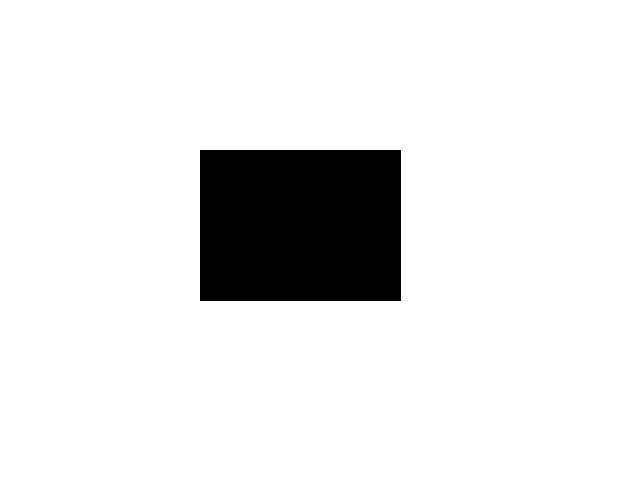
#> input picture object.jpg, 640 x 480 px
$ python measure.py
#> lines starting #> are read from the running program, lines starting #| are printed output that depends on the picture; after the words box and inside, x2 and y2 are one past the last pixel; in counts of white or black regions, pixels touching at a corner belong together
import cv2
import numpy as np

def measure_object(source='image', scale_factor=0.026):
    """
    Measures object size from image or webcam using camera calibration.
    source: 'image' for loading from file, 'webcam' for live measurement.
    scale_factor: cm per pixel (example: 0.026 cm/pixel).
    """
#> called with source = 'image', scale_factor = 0.026
    # Load calibration data
    try:
        data = np.load('calibration_data.npz')
#> (reads calibration_data.npz from the repository)
        mtx = data['camera_matrix']
        dist = data['dist_coeffs']
        print("Calibration data loaded successfully.")
    except FileNotFoundError:
        print("Error: Calibration data file 'calibration_data.npz' not found. Run calibration.py first.")
        return

    if source == 'image':
        # Load image from file
        img = cv2.imread('object.jpg')
#> img is the input picture: shape (480, 640, 3); min 0, max 255, mean 229.8
        if img is None:
            print("Error: Could not load 'object.jpg'. Make sure the file exists.")
            return
        process_image(img, mtx, dist, scale_factor)
    elif source == 'webcam':
        # Capture from webcam
        cap = cv2.VideoCapture(0)
        if not cap.isOpened():
            print("Error: Could not open webcam.")
            return

        print("Press 'q' to quit webcam measurement.")

        while True:
            ret, frame = cap.read()
            if not ret:
                print("Error: Could not read frame from webcam.")
                break

            processed_frame = process_image(frame, mtx, dist, scale_factor)
            cv2.imshow('Object Measurement', processed_frame)

            if cv2.waitKey(1) & 0xFF == ord('q'):
                break

        cap.release()
        cv2.destroyAllWindows()
    else:
        print("Error: Invalid source. Use 'image' or 'webcam'.")

def process_image(img, mtx, dist, scale_factor):
    """
    Processes the image: undistort, detect object, measure size.
    Returns the processed image.
    """
#> called with mtx = array of shape (3, 3), dist = array of shape (1, 5), scale_factor = 0.026
    # Undistort the image
    undistorted = cv2.undistort(img, mtx, dist, None, mtx)

    # Convert to grayscale
    gray = cv2.cvtColor(undistorted, cv2.COLOR_BGR2GRAY)

    # Apply Gaussian blur
    blurred = cv2.GaussianBlur(gray, (5, 5), 0)

    # Perform Canny edge detection
    edges = cv2.Canny(blurred, 50, 150)
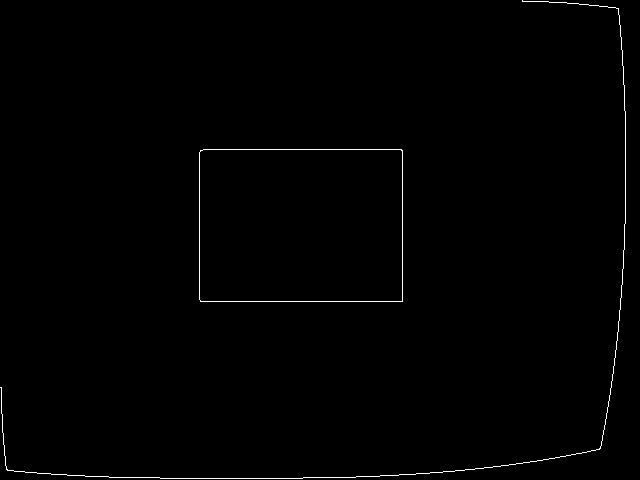
#> edges: shape (480, 640); 0.63% white in thin lines or dots

    # Find contours
    contours, _ = cv2.findContours(edges, cv2.RETR_EXTERNAL, cv2.CHAIN_APPROX_SIMPLE)
#> contours = 2 contours, 1 with area under 20; largest, box (x1, y1, x2, y2) and area: (199, 149, 403, 302) 30849

    if contours:
        # Find the largest contour (assuming it's the object)
        largest_contour = max(contours, key=cv2.contourArea)
#> largest_contour = contour of 11 points, box (x1, y1, x2, y2) (199, 149, 403, 302), area 30849

        # Get bounding box
        x, y, w, h = cv2.boundingRect(largest_contour)
#> x = 199; y = 149; w = 204; h = 153

        # Draw rectangle around object
        cv2.rectangle(undistorted, (x, y), (x + w, y + h), (0, 255, 0), 2)

        # Calculate dimensions in pixels
        width_pixels = w
#> width_pixels = 204
        height_pixels = h
#> height_pixels = 153

        # Convert to real-world units (cm)
        width_cm = width_pixels * scale_factor
#> width_cm = 5.3
        height_cm = height_pixels * scale_factor
#> height_cm = 3.98

        # Display dimensions on image
        cv2.putText(undistorted, f"Width: {width_cm:.2f} cm", (x, y - 30), cv2.FONT_HERSHEY_SIMPLEX, 0.7, (0, 255, 0), 2)
        cv2.putText(undistorted, f"Height: {height_cm:.2f} cm", (x, y - 10), cv2.FONT_HERSHEY_SIMPLEX, 0.7, (0, 255, 0), 2)

        # Print measurements to terminal
        print(f"Object Width: {width_cm:.2f} cm, Height: {height_cm:.2f} cm")
#| Object Width: 5.30 cm, Height: 3.98 cm

    return undistorted

if __name__ == "__main__":
    # Run calibration first if needed
    # calibrate_camera()  # Uncomment if you want to run calibration here

    # Measure from image
    print("Measuring from image...")
    measure_object(source='image')

    # Uncomment below for webcam measurement
    print("Measuring from webcam...")
    measure_object(source='webcam')
#> call 2 of measure_object, with source = 'webcam', scale_factor = 0.026
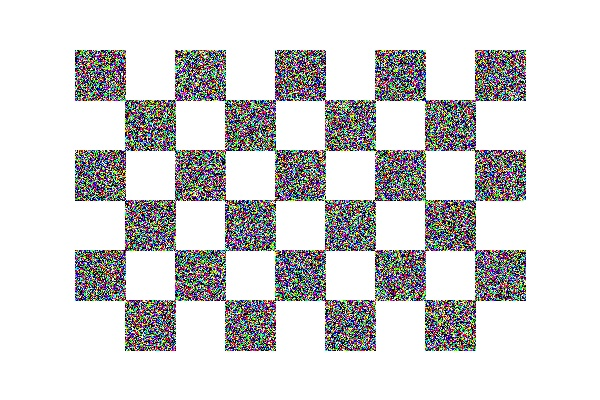
#> input picture calibration_images/checkerboard_00.jpg, 600 x 400 px, given in place of the camera
#> in measure_object, frame is the input picture: shape (400, 600, 3); mean B, G, R 212.1, 211.8, 212
#> call 2 of process_image, with mtx = array of shape (3, 3), dist = array of shape (1, 5), scale_factor = 0.026
#> in process_image (call 2), `undistorted = cv2.undistort(img, mtx, dist, None, mtx)`:
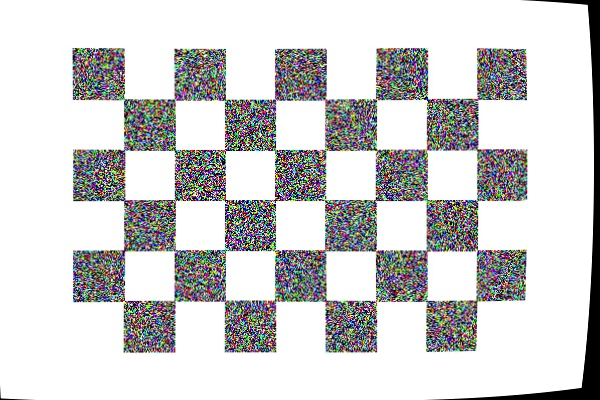
#> undistorted: shape (400, 600, 3); mean B, G, R 206.5, 206.2, 206.4
#> in process_image (call 2), `gray = cv2.cvtColor(undistorted, cv2.COLOR_BGR2GRAY)`:
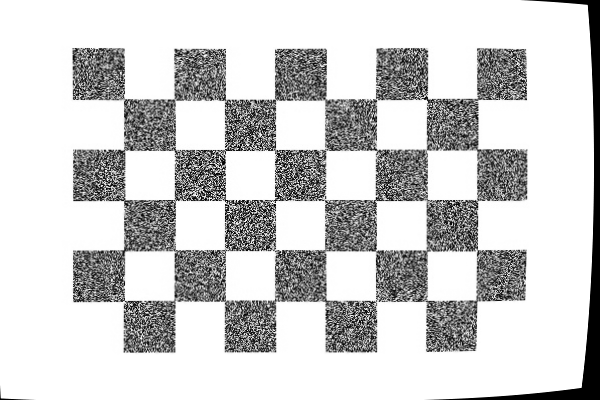
#> gray: shape (400, 600); min 0, max 255, mean 206.3
#> in process_image (call 2), `blurred = cv2.GaussianBlur(gray, (5, 5), 0)`:
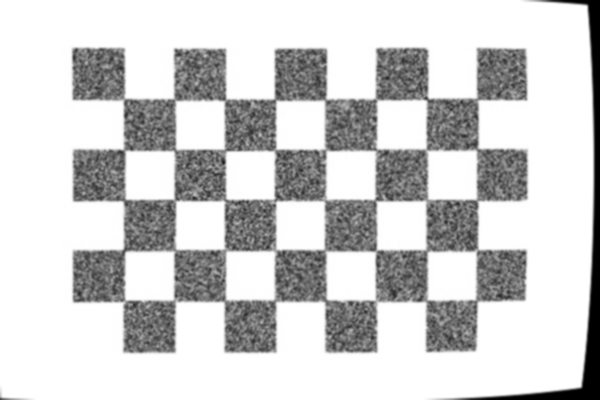
#> blurred: shape (400, 600); min 0, max 255, mean 206.3
#> in process_image (call 2), `edges = cv2.Canny(blurred, 50, 150)`:
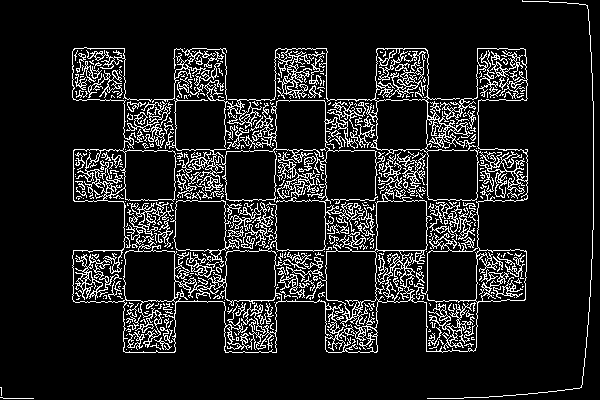
#> edges: shape (400, 600); 11.4% white in thin lines or dots
#> in process_image (call 2), `contours, _ = cv2.findContours(edges, cv2.RETR_EXTERNAL, cv2.CHAIN_APP..`: contours = 302 contours, 254 with area under 20; largest, box (x1, y1, x2, y2) and area: (72, 47, 528, 353) 29622, (204, 48, 479, 201) 7240, (170, 200, 240, 264) 2571, (75, 254, 122, 300) 566, (277, 152, 320, 199) 463
#> in process_image (call 2), `largest_contour = max(contours, key=cv2.contourArea)`: largest_contour = contour of 5959 points, box (x1, y1, x2, y2) (72, 47, 528, 353), area 29622
#> in process_image (call 2), `x, y, w, h = cv2.boundingRect(largest_contour)`: x = 72; y = 47; w = 456; h = 306
#> in process_image (call 2), `width_pixels = w`: width_pixels = 456
#> in process_image (call 2), `height_pixels = h`: height_pixels = 306
#> in process_image (call 2), `width_cm = width_pixels * scale_factor`: width_cm = 11.86
#> in process_image (call 2), `height_cm = height_pixels * scale_factor`: height_cm = 7.96
#> in process_image (call 2), `cv2.putText(undistorted, f"Height: {height_cm:.2f} cm", (x, y - 10), c..`:
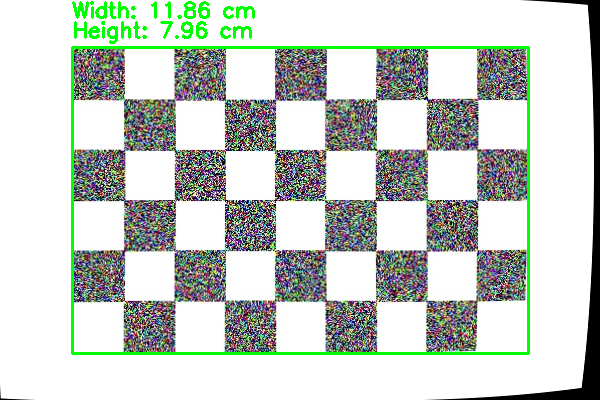
#> undistorted: shape (400, 600, 3); mean B, G, R 199.4, 206.5, 199.3
#| Object Width: 11.86 cm, Height: 7.96 cm
#> (key q is pressed here)
